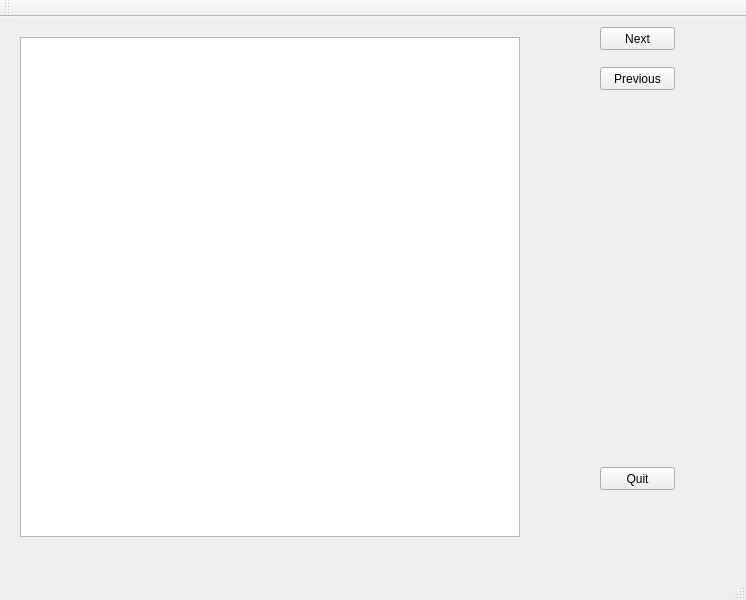
<?xml version="1.0" encoding="UTF-8"?>
<ui version="4.0">
 <class>MainWindow</class>
 <widget class="QMainWindow" name="MainWindow">
  <property name="geometry">
   <rect>
    <x>0</x>
    <y>0</y>
    <width>746</width>
    <height>600</height>
   </rect>
  </property>
  <property name="windowTitle">
   <string>MainWindow</string>
  </property>
  <widget class="QWidget" name="centralWidget">
   <widget class="QTableWidget" name="tableWidget">
    <property name="geometry">
     <rect>
      <x>20</x>
      <y>20</y>
      <width>500</width>
      <height>500</height>
     </rect>
    </property>
   </widget>
   <widget class="QPushButton" name="pushButton_quit">
    <property name="geometry">
     <rect>
      <x>600</x>
      <y>450</y>
      <width>75</width>
      <height>23</height>
     </rect>
    </property>
    <property name="text">
     <string>Quit</string>
    </property>
   </widget>
   <widget class="QPushButton" name="pushButton_next">
    <property name="geometry">
     <rect>
      <x>600</x>
      <y>10</y>
      <width>75</width>
      <height>23</height>
     </rect>
    </property>
    <property name="text">
     <string>Next</string>
    </property>
   </widget>
   <widget class="QPushButton" name="pushButton_previous">
    <property name="geometry">
     <rect>
      <x>600</x>
      <y>50</y>
      <width>75</width>
      <height>23</height>
     </rect>
    </property>
    <property name="text">
     <string>Previous</string>
    </property>
   </widget>
  </widget>
  <widget class="QMenuBar" name="menuBar">
   <property name="geometry">
    <rect>
     <x>0</x>
     <y>0</y>
     <width>746</width>
     <height>21</height>
    </rect>
   </property>
  </widget>
  <widget class="QToolBar" name="mainToolBar">
   <attribute name="toolBarArea">
    <enum>TopToolBarArea</enum>
   </attribute>
   <attribute name="toolBarBreak">
    <bool>false</bool>
   </attribute>
  </widget>
  <widget class="QStatusBar" name="statusBar"/>
 </widget>
 <layoutdefault spacing="6" margin="11"/>
 <resources/>
 <connections/>
</ui>
